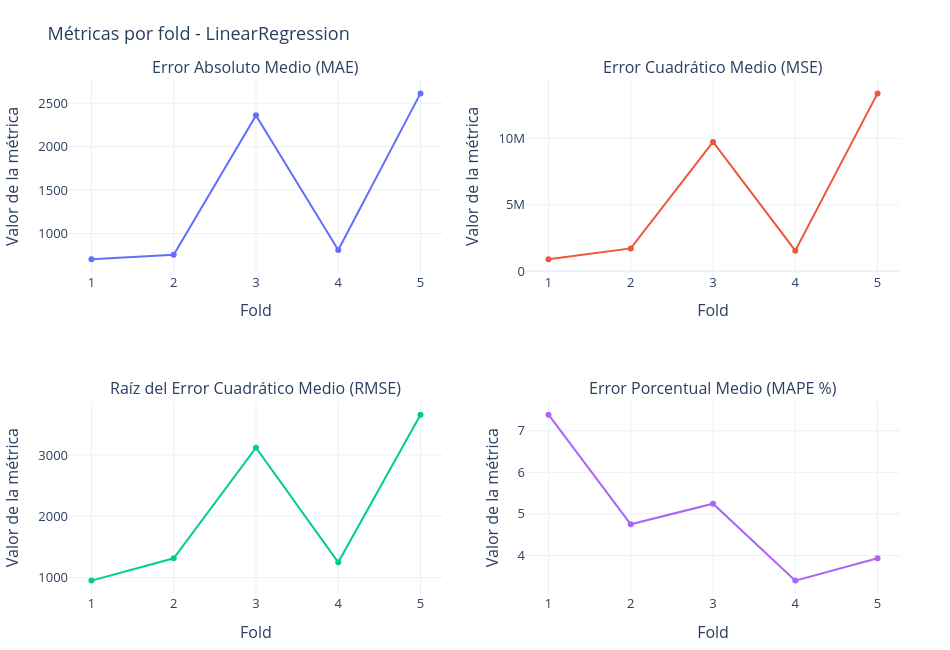
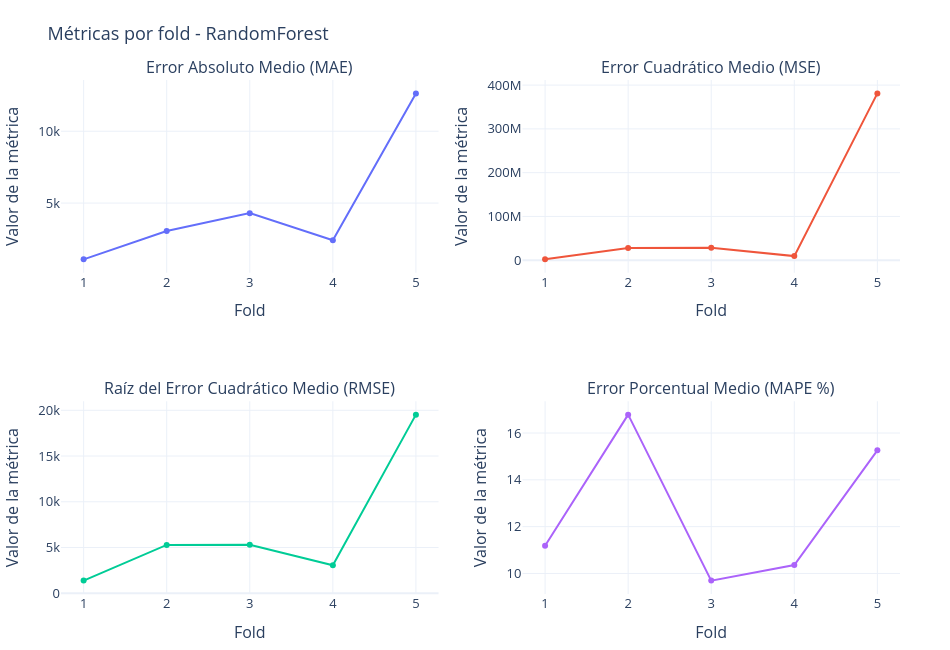
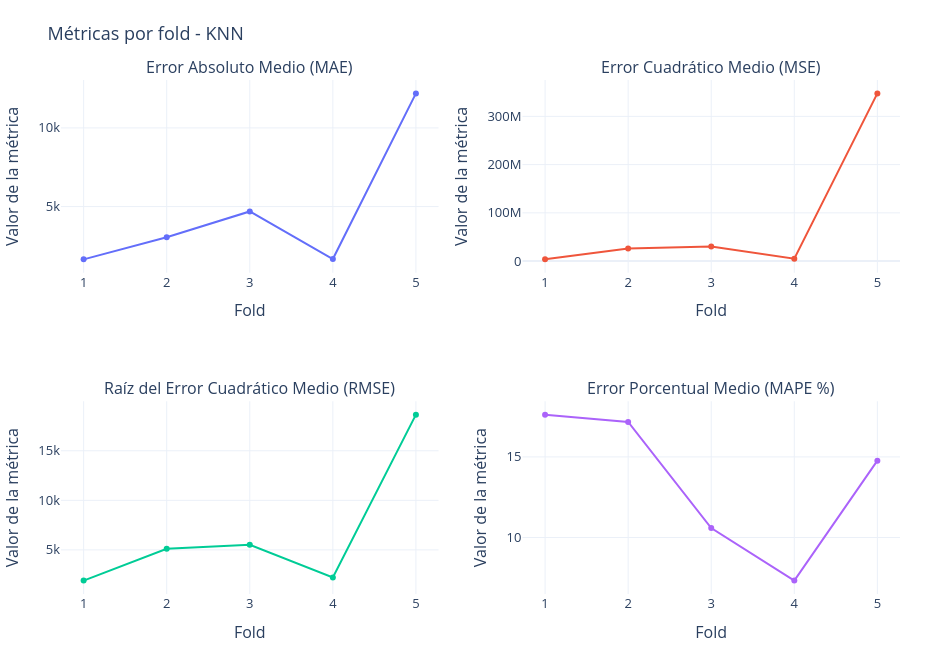

Here is the notebook cell these charts were saved with, in order:
### Code cell
# grafico de métricas por fold (por modelo)
for model_name, res in all_results.items():
    if res.empty:
        print(f"No hay resultados para {model_name}, se omite el gráfico.")
        continue

    metrics = ["val_mae", "val_mse", "val_rmse", "val_mape"]
    metric_titles = {
        "val_mae": "Error Absoluto Medio (MAE)",
        "val_mse": "Error Cuadrático Medio (MSE)",
        "val_rmse": "Raíz del Error Cuadrático Medio (RMSE)",
        "val_mape": "Error Porcentual Medio (MAPE %)"
    }

    fig = make_subplots(rows=2, cols=2, subplot_titles=[metric_titles[m] for m in metrics])

    for i, m in enumerate(metrics):
        row = i // 2 + 1
        col = i % 2 + 1
        fig.add_trace(
            go.Scatter(
                x=res["fold"],
                y=res[m],
                mode="lines+markers",
                name=m.upper(),
                line=dict(width=2),
                marker=dict(size=6)
            ),
            row=row, col=col
        )

    fig.update_layout(
        title=f"Métricas por fold - {model_name}",
        height=650,
        width=950,
        showlegend=False,
        template="plotly_white",
        font=dict(size=13),
        margin=dict(t=80, b=50, l=50, r=50)
    )

    fig.update_xaxes(title_text="Fold")
    fig.update_yaxes(title_text="Valor de la métrica")

    fig.show()

### Figure 1 — Plotly figure (JSON) as saved in the notebook; plotly's stock layout.template omitted (floating-point values rounded to 4 significant figures)
{"data": [{"line": {"width": 2}, "marker": {"size": 6}, "mode": "lines+markers", "name": "VAL_MAE", "type": "scatter", "x": [1, 2, 3, 4, 5], "xaxis": "x", "y": [702.1, 754.5, 2360.0, 810.3, 2613.0], "yaxis": "y"}, {"line": {"width": 2}, "marker": {"size": 6}, "mode": "lines+markers", "name": "VAL_MSE", "type": "scatter", "x": [1, 2, 3, 4, 5], "xaxis": "x2", "y": [900200.0, 1723000.0, 9730000.0, 1557000.0, 13380000.0], "yaxis": "y2"}, {"line": {"width": 2}, "marker": {"size": 6}, "mode": "lines+markers", "name": "VAL_RMSE", "type": "scatter", "x": [1, 2, 3, 4, 5], "xaxis": "x3", "y": [948.8, 1313.0, 3119.0, 1248.0, 3658.0], "yaxis": "y3"}, {"line": {"width": 2}, "marker": {"size": 6}, "mode": "lines+markers", "name": "VAL_MAPE", "type": "scatter", "x": [1, 2, 3, 4, 5], "xaxis": "x4", "y": [7.386, 4.748, 5.243, 3.393, 3.933], "yaxis": "y4"}], "layout": {"annotations": [{"font": {"size": 16}, "showarrow": false, "text": "Error Absoluto Medio (MAE)", "x": 0.225, "xanchor": "center", "xref": "paper", "y": 1, "yanchor": "bottom", "yref": "paper"}, {"font": {"size": 16}, "showarrow": false, "text": "Error Cuadrático Medio (MSE)", "x": 0.775, "xanchor": "center", "xref": "paper", "y": 1, "yanchor": "bottom", "yref": "paper"}, {"font": {"size": 16}, "showarrow": false, "text": "Raíz del Error Cuadrático Medio (RMSE)", "x": 0.225, "xanchor": "center", "xref": "paper", "y": 0.375, "yanchor": "bottom", "yref": "paper"}, {"font": {"size": 16}, "showarrow": false, "text": "Error Porcentual Medio (MAPE %)", "x": 0.775, "xanchor": "center", "xref": "paper", "y": 0.375, "yanchor": "bottom", "yref": "paper"}], "font": {"size": 13}, "height": 650, "margin": {"b": 50, "l": 50, "r": 50, "t": 80}, "showlegend": false, "title": {"text": "Métricas por fold - LinearRegression"}, "width": 950, "xaxis": {"anchor": "y", "domain": [0, 0.45], "title": {"text": "Fold"}}, "xaxis2": {"anchor": "y2", "domain": [0.55, 1], "title": {"text": "Fold"}}, "xaxis3": {"anchor": "y3", "domain": [0, 0.45], "title": {"text": "Fold"}}, "xaxis4": {"anchor": "y4", "domain": [0.55, 1], "title": {"text": "Fold"}}, "yaxis": {"anchor": "x", "domain": [0.625, 1], "title": {"text": "Valor de la métrica"}}, "yaxis2": {"anchor": "x2", "domain": [0.625, 1], "title": {"text": "Valor de la métrica"}}, "yaxis3": {"anchor": "x3", "domain": [0, 0.375], "title": {"text": "Valor de la métrica"}}, "yaxis4": {"anchor": "x4", "domain": [0, 0.375], "title": {"text": "Valor de la métrica"}}}}

### Figure 2 — Plotly figure (JSON) as saved in the notebook; plotly's stock layout.template omitted (floating-point values rounded to 4 significant figures)
{"data": [{"line": {"width": 2}, "marker": {"size": 6}, "mode": "lines+markers", "name": "VAL_MAE", "type": "scatter", "x": [1, 2, 3, 4, 5], "xaxis": "x", "y": [1082.0, 3050.0, 4299.0, 2415.0, 12630.0], "yaxis": "y"}, {"line": {"width": 2}, "marker": {"size": 6}, "mode": "lines+markers", "name": "VAL_MSE", "type": "scatter", "x": [1, 2, 3, 4, 5], "xaxis": "x2", "y": [1901000.0, 27890000.0, 28180000.0, 9343000.0, 381100000.0], "yaxis": "y2"}, {"line": {"width": 2}, "marker": {"size": 6}, "mode": "lines+markers", "name": "VAL_RMSE", "type": "scatter", "x": [1, 2, 3, 4, 5], "xaxis": "x3", "y": [1379.0, 5281.0, 5309.0, 3057.0, 19520.0], "yaxis": "y3"}, {"line": {"width": 2}, "marker": {"size": 6}, "mode": "lines+markers", "name": "VAL_MAPE", "type": "scatter", "x": [1, 2, 3, 4, 5], "xaxis": "x4", "y": [11.18, 16.79, 9.693, 10.36, 15.26], "yaxis": "y4"}], "layout": {"annotations": [{"font": {"size": 16}, "showarrow": false, "text": "Error Absoluto Medio (MAE)", "x": 0.225, "xanchor": "center", "xref": "paper", "y": 1, "yanchor": "bottom", "yref": "paper"}, {"font": {"size": 16}, "showarrow": false, "text": "Error Cuadrático Medio (MSE)", "x": 0.775, "xanchor": "center", "xref": "paper", "y": 1, "yanchor": "bottom", "yref": "paper"}, {"font": {"size": 16}, "showarrow": false, "text": "Raíz del Error Cuadrático Medio (RMSE)", "x": 0.225, "xanchor": "center", "xref": "paper", "y": 0.375, "yanchor": "bottom", "yref": "paper"}, {"font": {"size": 16}, "showarrow": false, "text": "Error Porcentual Medio (MAPE %)", "x": 0.775, "xanchor": "center", "xref": "paper", "y": 0.375, "yanchor": "bottom", "yref": "paper"}], "font": {"size": 13}, "height": 650, "margin": {"b": 50, "l": 50, "r": 50, "t": 80}, "showlegend": false, "title": {"text": "Métricas por fold - RandomForest"}, "width": 950, "xaxis": {"anchor": "y", "domain": [0, 0.45], "title": {"text": "Fold"}}, "xaxis2": {"anchor": "y2", "domain": [0.55, 1], "title": {"text": "Fold"}}, "xaxis3": {"anchor": "y3", "domain": [0, 0.45], "title": {"text": "Fold"}}, "xaxis4": {"anchor": "y4", "domain": [0.55, 1], "title": {"text": "Fold"}}, "yaxis": {"anchor": "x", "domain": [0.625, 1], "title": {"text": "Valor de la métrica"}}, "yaxis2": {"anchor": "x2", "domain": [0.625, 1], "title": {"text": "Valor de la métrica"}}, "yaxis3": {"anchor": "x3", "domain": [0, 0.375], "title": {"text": "Valor de la métrica"}}, "yaxis4": {"anchor": "x4", "domain": [0, 0.375], "title": {"text": "Valor de la métrica"}}}}

### Figure 3 — Plotly figure (JSON) as saved in the notebook; plotly's stock layout.template omitted (floating-point values rounded to 4 significant figures)
{"data": [{"line": {"width": 2}, "marker": {"size": 6}, "mode": "lines+markers", "name": "VAL_MAE", "type": "scatter", "x": [1, 2, 3, 4, 5], "xaxis": "x", "y": [1646.0, 3049.0, 4692.0, 1668.0, 12200.0], "yaxis": "y"}, {"line": {"width": 2}, "marker": {"size": 6}, "mode": "lines+markers", "name": "VAL_MSE", "type": "scatter", "x": [1, 2, 3, 4, 5], "xaxis": "x2", "y": [3613000.0, 26060000.0, 30350000.0, 4949000.0, 347600000.0], "yaxis": "y2"}, {"line": {"width": 2}, "marker": {"size": 6}, "mode": "lines+markers", "name": "VAL_RMSE", "type": "scatter", "x": [1, 2, 3, 4, 5], "xaxis": "x3", "y": [1901.0, 5105.0, 5509.0, 2225.0, 18640.0], "yaxis": "y3"}, {"line": {"width": 2}, "marker": {"size": 6}, "mode": "lines+markers", "name": "VAL_MAPE", "type": "scatter", "x": [1, 2, 3, 4, 5], "xaxis": "x4", "y": [17.63, 17.17, 10.59, 7.323, 14.77], "yaxis": "y4"}], "layout": {"annotations": [{"font": {"size": 16}, "showarrow": false, "text": "Error Absoluto Medio (MAE)", "x": 0.225, "xanchor": "center", "xref": "paper", "y": 1, "yanchor": "bottom", "yref": "paper"}, {"font": {"size": 16}, "showarrow": false, "text": "Error Cuadrático Medio (MSE)", "x": 0.775, "xanchor": "center", "xref": "paper", "y": 1, "yanchor": "bottom", "yref": "paper"}, {"font": {"size": 16}, "showarrow": false, "text": "Raíz del Error Cuadrático Medio (RMSE)", "x": 0.225, "xanchor": "center", "xref": "paper", "y": 0.375, "yanchor": "bottom", "yref": "paper"}, {"font": {"size": 16}, "showarrow": false, "text": "Error Porcentual Medio (MAPE %)", "x": 0.775, "xanchor": "center", "xref": "paper", "y": 0.375, "yanchor": "bottom", "yref": "paper"}], "font": {"size": 13}, "height": 650, "margin": {"b": 50, "l": 50, "r": 50, "t": 80}, "showlegend": false, "title": {"text": "Métricas por fold - KNN"}, "width": 950, "xaxis": {"anchor": "y", "domain": [0, 0.45], "title": {"text": "Fold"}}, "xaxis2": {"anchor": "y2", "domain": [0.55, 1], "title": {"text": "Fold"}}, "xaxis3": {"anchor": "y3", "domain": [0, 0.45], "title": {"text": "Fold"}}, "xaxis4": {"anchor": "y4", "domain": [0.55, 1], "title": {"text": "Fold"}}, "yaxis": {"anchor": "x", "domain": [0.625, 1], "title": {"text": "Valor de la métrica"}}, "yaxis2": {"anchor": "x2", "domain": [0.625, 1], "title": {"text": "Valor de la métrica"}}, "yaxis3": {"anchor": "x3", "domain": [0, 0.375], "title": {"text": "Valor de la métrica"}}, "yaxis4": {"anchor": "x4", "domain": [0, 0.375], "title": {"text": "Valor de la métrica"}}}}
